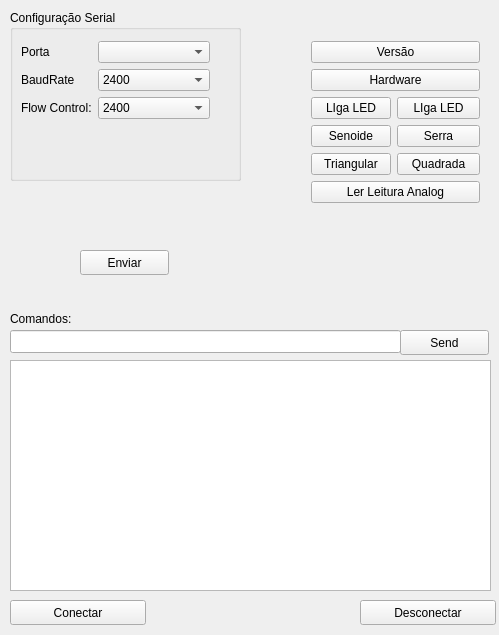
<?xml version="1.0" encoding="UTF-8"?>
<ui version="4.0">
 <class>Widget</class>
 <widget class="QWidget" name="Widget">
  <property name="geometry">
   <rect>
    <x>0</x>
    <y>0</y>
    <width>499</width>
    <height>635</height>
   </rect>
  </property>
  <property name="windowTitle">
   <string>Widget</string>
  </property>
  <widget class="QLineEdit" name="leCmd">
   <property name="geometry">
    <rect>
     <x>10</x>
     <y>330</y>
     <width>391</width>
     <height>23</height>
    </rect>
   </property>
  </widget>
  <widget class="QGroupBox" name="qbConfSerial">
   <property name="geometry">
    <rect>
     <x>10</x>
     <y>10</y>
     <width>231</width>
     <height>171</height>
    </rect>
   </property>
   <property name="title">
    <string>Configuração Serial</string>
   </property>
   <widget class="QWidget" name="formLayoutWidget">
    <property name="geometry">
     <rect>
      <x>0</x>
      <y>20</y>
      <width>211</width>
      <height>151</height>
     </rect>
    </property>
    <layout class="QFormLayout" name="flConfSerial">
     <property name="fieldGrowthPolicy">
      <enum>QFormLayout::AllNonFixedFieldsGrow</enum>
     </property>
     <property name="formAlignment">
      <set>Qt::AlignHCenter|Qt::AlignTop</set>
     </property>
     <item row="0" column="0">
      <widget class="QLabel" name="lbDevice">
       <property name="text">
        <string>Porta</string>
       </property>
      </widget>
     </item>
     <item row="0" column="1">
      <widget class="QComboBox" name="cbDevice"/>
     </item>
     <item row="1" column="0">
      <widget class="QLabel" name="lbBaudRate">
       <property name="text">
        <string>BaudRate</string>
       </property>
      </widget>
     </item>
     <item row="1" column="1">
      <widget class="QComboBox" name="cbBaudRate">
       <item>
        <property name="text">
         <string>2400</string>
        </property>
       </item>
       <item>
        <property name="text">
         <string>4800</string>
        </property>
       </item>
       <item>
        <property name="text">
         <string>9600</string>
        </property>
       </item>
       <item>
        <property name="text">
         <string>19200</string>
        </property>
       </item>
       <item>
        <property name="text">
         <string>38400</string>
        </property>
       </item>
       <item>
        <property name="text">
         <string>57600</string>
        </property>
       </item>
       <item>
        <property name="text">
         <string>115200</string>
        </property>
       </item>
      </widget>
     </item>
     <item row="2" column="1">
      <widget class="QComboBox" name="cbFlow">
       <item>
        <property name="text">
         <string>2400</string>
        </property>
       </item>
       <item>
        <property name="text">
         <string>4800</string>
        </property>
       </item>
       <item>
        <property name="text">
         <string>9600</string>
        </property>
       </item>
       <item>
        <property name="text">
         <string>19200</string>
        </property>
       </item>
       <item>
        <property name="text">
         <string>38400</string>
        </property>
       </item>
       <item>
        <property name="text">
         <string>57600</string>
        </property>
       </item>
       <item>
        <property name="text">
         <string>115200</string>
        </property>
       </item>
      </widget>
     </item>
     <item row="2" column="0">
      <widget class="QLabel" name="label">
       <property name="text">
        <string>Flow Control:</string>
       </property>
      </widget>
     </item>
    </layout>
   </widget>
  </widget>
  <widget class="QPushButton" name="pbOpenSerial">
   <property name="geometry">
    <rect>
     <x>10</x>
     <y>600</y>
     <width>136</width>
     <height>25</height>
    </rect>
   </property>
   <property name="text">
    <string>Conectar</string>
   </property>
  </widget>
  <widget class="QPushButton" name="pbCloseSerial">
   <property name="geometry">
    <rect>
     <x>360</x>
     <y>600</y>
     <width>136</width>
     <height>25</height>
    </rect>
   </property>
   <property name="text">
    <string>Desconectar</string>
   </property>
  </widget>
  <widget class="QWidget" name="formLayoutWidget_2">
   <property name="geometry">
    <rect>
     <x>300</x>
     <y>30</y>
     <width>191</width>
     <height>281</height>
    </rect>
   </property>
   <layout class="QFormLayout" name="formLayout">
    <item row="0" column="0" colspan="2">
     <widget class="QPushButton" name="btnVersion">
      <property name="text">
       <string>Versão</string>
      </property>
     </widget>
    </item>
    <item row="1" column="0" colspan="2">
     <widget class="QPushButton" name="btnHw">
      <property name="text">
       <string>Hardware</string>
      </property>
     </widget>
    </item>
    <item row="5" column="0" colspan="2">
     <widget class="QPushButton" name="btnLeituraAnalog">
      <property name="text">
       <string>Ler Leitura Analog</string>
      </property>
     </widget>
    </item>
    <item row="2" column="1">
     <widget class="QPushButton" name="btnLEDOn_2">
      <property name="text">
       <string>LIga LED</string>
      </property>
     </widget>
    </item>
    <item row="2" column="0">
     <widget class="QPushButton" name="btnLEDOn">
      <property name="text">
       <string>LIga LED</string>
      </property>
     </widget>
    </item>
    <item row="3" column="0">
     <widget class="QPushButton" name="btnSeno">
      <property name="text">
       <string>Senoide</string>
      </property>
     </widget>
    </item>
    <item row="3" column="1">
     <widget class="QPushButton" name="btnSerra">
      <property name="text">
       <string>Serra</string>
      </property>
     </widget>
    </item>
    <item row="4" column="0">
     <widget class="QPushButton" name="btnTriang">
      <property name="text">
       <string>Triangular</string>
      </property>
     </widget>
    </item>
    <item row="4" column="1">
     <widget class="QPushButton" name="btnQuad">
      <property name="text">
       <string>Quadrada</string>
      </property>
     </widget>
    </item>
   </layout>
  </widget>
  <widget class="QTextEdit" name="txtLog">
   <property name="geometry">
    <rect>
     <x>10</x>
     <y>360</y>
     <width>481</width>
     <height>231</height>
    </rect>
   </property>
  </widget>
  <widget class="QLabel" name="label_2">
   <property name="geometry">
    <rect>
     <x>10</x>
     <y>310</y>
     <width>91</width>
     <height>17</height>
    </rect>
   </property>
   <property name="text">
    <string>Comandos:</string>
   </property>
  </widget>
  <widget class="QPushButton" name="pbSendCmd2">
   <property name="geometry">
    <rect>
     <x>400</x>
     <y>330</y>
     <width>89</width>
     <height>25</height>
    </rect>
   </property>
   <property name="text">
    <string>Send</string>
   </property>
  </widget>
  <widget class="QPushButton" name="pbSendCmd">
   <property name="geometry">
    <rect>
     <x>80</x>
     <y>250</y>
     <width>89</width>
     <height>25</height>
    </rect>
   </property>
   <property name="text">
    <string>Enviar</string>
   </property>
  </widget>
 </widget>
 <layoutdefault spacing="6" margin="11"/>
 <resources/>
 <connections/>
</ui>
